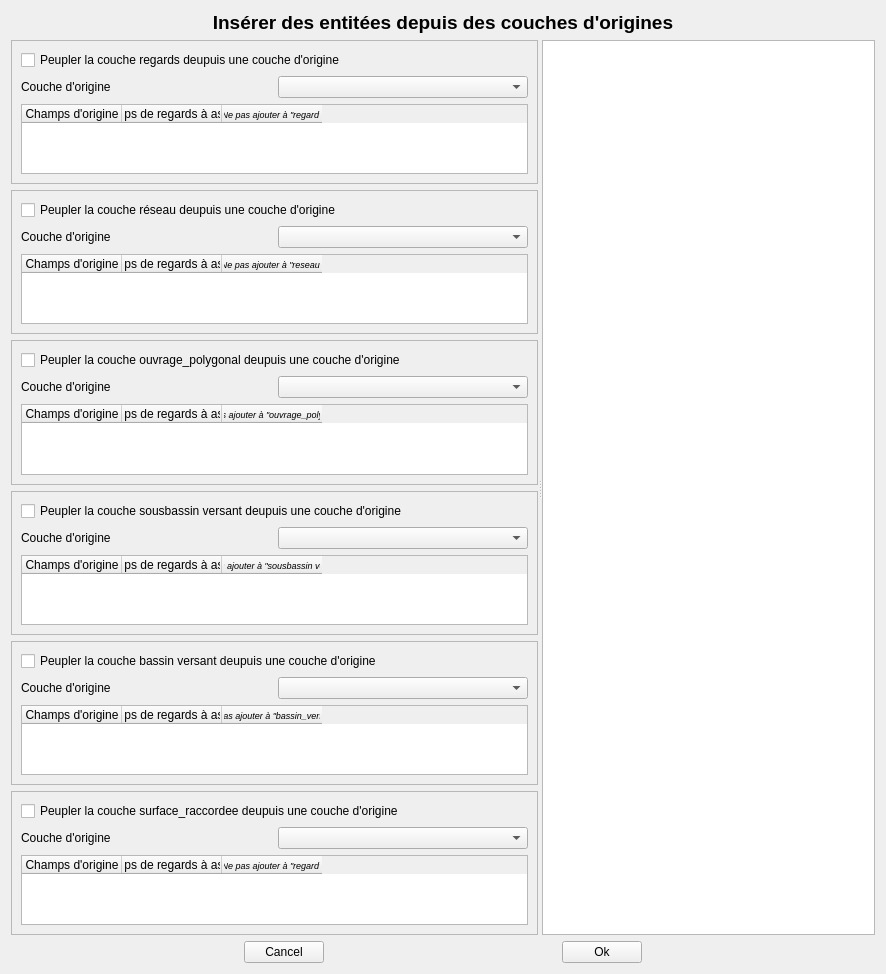
<?xml version="1.0" encoding="UTF-8"?>
<ui version="4.0">
 <class>insert_from_origin_form</class>
 <widget class="QWidget" name="insert_from_origin_form">
  <property name="geometry">
   <rect>
    <x>0</x>
    <y>0</y>
    <width>886</width>
    <height>974</height>
   </rect>
  </property>
  <property name="windowTitle">
   <string>Insérer des entitées depuis des couches d'origines</string>
  </property>
  <layout class="QVBoxLayout" name="verticalLayout_14">
   <item>
    <widget class="QLabel" name="label_3">
     <property name="maximumSize">
      <size>
       <width>16777215</width>
       <height>50</height>
      </size>
     </property>
     <property name="text">
      <string>&lt;html&gt;&lt;head/&gt;&lt;body&gt;&lt;p align=&quot;center&quot;&gt;&lt;span style=&quot; font-size:14pt; font-weight:600;&quot;&gt;Insérer des entitées depuis des couches d'origines&lt;/span&gt;&lt;/p&gt;&lt;/body&gt;&lt;/html&gt;</string>
     </property>
    </widget>
   </item>
   <item>
    <widget class="QSplitter" name="splitter">
     <property name="orientation">
      <enum>Qt::Horizontal</enum>
     </property>
     <widget class="QWidget" name="">
      <layout class="QVBoxLayout" name="verticalLayout_13">
       <item>
        <layout class="QVBoxLayout" name="verticalLayout_2">
         <item>
          <widget class="QFrame" name="frame_regard">
           <property name="frameShape">
            <enum>QFrame::StyledPanel</enum>
           </property>
           <property name="frameShadow">
            <enum>QFrame::Raised</enum>
           </property>
           <layout class="QVBoxLayout" name="verticalLayout">
            <item>
             <widget class="QCheckBox" name="chk_regard">
              <property name="text">
               <string>Peupler la couche regards deupuis une couche d'origine</string>
              </property>
             </widget>
            </item>
            <item>
             <layout class="QHBoxLayout" name="horizontalLayout">
              <item>
               <widget class="QLabel" name="label">
                <property name="text">
                 <string>Couche d'origine</string>
                </property>
               </widget>
              </item>
              <item>
               <widget class="QComboBox" name="cb_regard_origin"/>
              </item>
             </layout>
            </item>
            <item>
             <widget class="QTableWidget" name="tw_regard_origin">
              <column>
               <property name="text">
                <string>Champs d'origine</string>
               </property>
              </column>
              <column>
               <property name="text">
                <string>Champs de regards à associé</string>
               </property>
              </column>
              <column>
               <property name="text">
                <string>Ne pas ajouter à &quot;regard&quot;</string>
               </property>
               <property name="font">
                <font>
                 <pointsize>7</pointsize>
                 <italic>true</italic>
                </font>
               </property>
              </column>
             </widget>
            </item>
           </layout>
          </widget>
         </item>
        </layout>
       </item>
       <item>
        <layout class="QVBoxLayout" name="verticalLayout_3">
         <item>
          <widget class="QFrame" name="frame_reseau">
           <property name="frameShape">
            <enum>QFrame::StyledPanel</enum>
           </property>
           <property name="frameShadow">
            <enum>QFrame::Raised</enum>
           </property>
           <layout class="QVBoxLayout" name="verticalLayout_4">
            <item>
             <widget class="QCheckBox" name="chk_reseau">
              <property name="text">
               <string>Peupler la couche réseau deupuis une couche d'origine</string>
              </property>
             </widget>
            </item>
            <item>
             <layout class="QHBoxLayout" name="horizontalLayout_3">
              <item>
               <widget class="QLabel" name="label_2">
                <property name="text">
                 <string>Couche d'origine</string>
                </property>
               </widget>
              </item>
              <item>
               <widget class="QComboBox" name="cb_reseau_origin"/>
              </item>
             </layout>
            </item>
            <item>
             <widget class="QTableWidget" name="tw_reseau_origin">
              <column>
               <property name="text">
                <string>Champs d'origine</string>
               </property>
              </column>
              <column>
               <property name="text">
                <string>Champs de regards à associé</string>
               </property>
              </column>
              <column>
               <property name="text">
                <string>Ne pas ajouter à &quot;reseau&quot;</string>
               </property>
               <property name="font">
                <font>
                 <pointsize>7</pointsize>
                 <italic>true</italic>
                </font>
               </property>
              </column>
             </widget>
            </item>
           </layout>
          </widget>
         </item>
        </layout>
       </item>
       <item>
        <layout class="QVBoxLayout" name="verticalLayout_5">
         <item>
          <widget class="QFrame" name="frame_ouvrage_polygonal">
           <property name="frameShape">
            <enum>QFrame::StyledPanel</enum>
           </property>
           <property name="frameShadow">
            <enum>QFrame::Raised</enum>
           </property>
           <layout class="QVBoxLayout" name="verticalLayout_6">
            <item>
             <widget class="QCheckBox" name="chk_ouvrage_polygonal">
              <property name="text">
               <string>Peupler la couche ouvrage_polygonal deupuis une couche d'origine</string>
              </property>
             </widget>
            </item>
            <item>
             <layout class="QHBoxLayout" name="horizontalLayout_4">
              <item>
               <widget class="QLabel" name="label_4">
                <property name="text">
                 <string>Couche d'origine</string>
                </property>
               </widget>
              </item>
              <item>
               <widget class="QComboBox" name="cb_ouvrage_polygonal_origin"/>
              </item>
             </layout>
            </item>
            <item>
             <widget class="QTableWidget" name="tw_ouvrage_polygonal_origin">
              <column>
               <property name="text">
                <string>Champs d'origine</string>
               </property>
              </column>
              <column>
               <property name="text">
                <string>Champs de regards à associé</string>
               </property>
              </column>
              <column>
               <property name="text">
                <string>Ne pas ajouter à &quot;ouvrage_polygona&quot;</string>
               </property>
               <property name="font">
                <font>
                 <pointsize>7</pointsize>
                 <italic>true</italic>
                </font>
               </property>
              </column>
             </widget>
            </item>
           </layout>
          </widget>
         </item>
        </layout>
       </item>
       <item>
        <layout class="QVBoxLayout" name="verticalLayout_7">
         <item>
          <widget class="QFrame" name="frame_ssbv">
           <property name="frameShape">
            <enum>QFrame::StyledPanel</enum>
           </property>
           <property name="frameShadow">
            <enum>QFrame::Raised</enum>
           </property>
           <layout class="QVBoxLayout" name="verticalLayout_8">
            <item>
             <widget class="QCheckBox" name="chk_ssbv">
              <property name="text">
               <string>Peupler la couche sousbassin versant deupuis une couche d'origine</string>
              </property>
             </widget>
            </item>
            <item>
             <layout class="QHBoxLayout" name="horizontalLayout_5">
              <item>
               <widget class="QLabel" name="label_5">
                <property name="text">
                 <string>Couche d'origine</string>
                </property>
               </widget>
              </item>
              <item>
               <widget class="QComboBox" name="cb_ssbv_origin"/>
              </item>
             </layout>
            </item>
            <item>
             <widget class="QTableWidget" name="tw_ssbv_origin">
              <column>
               <property name="text">
                <string>Champs d'origine</string>
               </property>
              </column>
              <column>
               <property name="text">
                <string>Champs de regards à associé</string>
               </property>
              </column>
              <column>
               <property name="text">
                <string>Ne pas ajouter à &quot;sousbassin versant&quot;</string>
               </property>
               <property name="font">
                <font>
                 <pointsize>7</pointsize>
                 <italic>true</italic>
                </font>
               </property>
              </column>
             </widget>
            </item>
           </layout>
          </widget>
         </item>
        </layout>
       </item>
       <item>
        <layout class="QVBoxLayout" name="verticalLayout_9">
         <item>
          <widget class="QFrame" name="frame_bv">
           <property name="frameShape">
            <enum>QFrame::StyledPanel</enum>
           </property>
           <property name="frameShadow">
            <enum>QFrame::Raised</enum>
           </property>
           <layout class="QVBoxLayout" name="verticalLayout_10">
            <item>
             <widget class="QCheckBox" name="chk_bv">
              <property name="text">
               <string>Peupler la couche bassin versant deupuis une couche d'origine</string>
              </property>
             </widget>
            </item>
            <item>
             <layout class="QHBoxLayout" name="horizontalLayout_6">
              <item>
               <widget class="QLabel" name="label_6">
                <property name="text">
                 <string>Couche d'origine</string>
                </property>
               </widget>
              </item>
              <item>
               <widget class="QComboBox" name="cb_bv_origin"/>
              </item>
             </layout>
            </item>
            <item>
             <widget class="QTableWidget" name="tw_bv_origin">
              <column>
               <property name="text">
                <string>Champs d'origine</string>
               </property>
              </column>
              <column>
               <property name="text">
                <string>Champs de regards à associé</string>
               </property>
              </column>
              <column>
               <property name="text">
                <string>Ne pas ajouter à &quot;bassin_versant&quot;</string>
               </property>
               <property name="font">
                <font>
                 <pointsize>7</pointsize>
                 <italic>true</italic>
                </font>
               </property>
              </column>
             </widget>
            </item>
           </layout>
          </widget>
         </item>
        </layout>
       </item>
       <item>
        <layout class="QVBoxLayout" name="verticalLayout_11">
         <item>
          <widget class="QFrame" name="frame_surface_raccordee">
           <property name="frameShape">
            <enum>QFrame::StyledPanel</enum>
           </property>
           <property name="frameShadow">
            <enum>QFrame::Raised</enum>
           </property>
           <layout class="QVBoxLayout" name="verticalLayout_12">
            <item>
             <widget class="QCheckBox" name="chk_surface_raccordee">
              <property name="text">
               <string>Peupler la couche surface_raccordee deupuis une couche d'origine</string>
              </property>
             </widget>
            </item>
            <item>
             <layout class="QHBoxLayout" name="horizontalLayout_7">
              <item>
               <widget class="QLabel" name="label_7">
                <property name="text">
                 <string>Couche d'origine</string>
                </property>
               </widget>
              </item>
              <item>
               <widget class="QComboBox" name="cb_surface_raccordee_origin"/>
              </item>
             </layout>
            </item>
            <item>
             <widget class="QTableWidget" name="tw_surface_raccordee_origin">
              <column>
               <property name="text">
                <string>Champs d'origine</string>
               </property>
              </column>
              <column>
               <property name="text">
                <string>Champs de regards à associé</string>
               </property>
              </column>
              <column>
               <property name="text">
                <string>Ne pas ajouter à &quot;regard&quot;</string>
               </property>
               <property name="font">
                <font>
                 <pointsize>7</pointsize>
                 <italic>true</italic>
                </font>
               </property>
              </column>
             </widget>
            </item>
           </layout>
          </widget>
         </item>
        </layout>
       </item>
      </layout>
     </widget>
     <widget class="QTextBrowser" name="textBrowser"/>
    </widget>
   </item>
   <item>
    <layout class="QHBoxLayout" name="horizontalLayout_2">
     <item>
      <spacer name="horizontalSpacer">
       <property name="orientation">
        <enum>Qt::Horizontal</enum>
       </property>
       <property name="sizeHint" stdset="0">
        <size>
         <width>40</width>
         <height>20</height>
        </size>
       </property>
      </spacer>
     </item>
     <item>
      <widget class="QPushButton" name="pb_cancel">
       <property name="text">
        <string>Cancel</string>
       </property>
      </widget>
     </item>
     <item>
      <spacer name="horizontalSpacer_2">
       <property name="orientation">
        <enum>Qt::Horizontal</enum>
       </property>
       <property name="sizeHint" stdset="0">
        <size>
         <width>40</width>
         <height>20</height>
        </size>
       </property>
      </spacer>
     </item>
     <item>
      <widget class="QPushButton" name="pb_ok">
       <property name="text">
        <string>Ok</string>
       </property>
      </widget>
     </item>
     <item>
      <spacer name="horizontalSpacer_3">
       <property name="orientation">
        <enum>Qt::Horizontal</enum>
       </property>
       <property name="sizeHint" stdset="0">
        <size>
         <width>40</width>
         <height>20</height>
        </size>
       </property>
      </spacer>
     </item>
    </layout>
   </item>
  </layout>
 </widget>
 <resources/>
 <connections/>
</ui>
